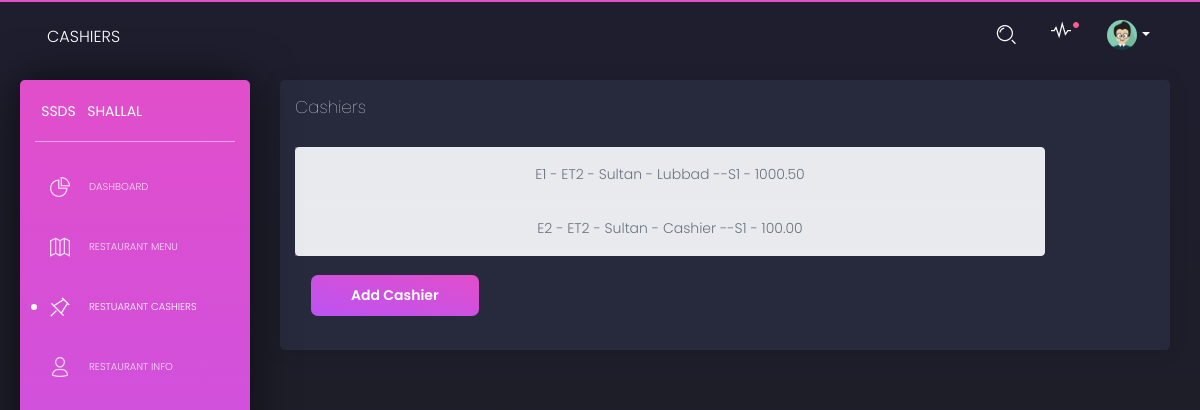
The page /Cashiers on the database as committed earlier.
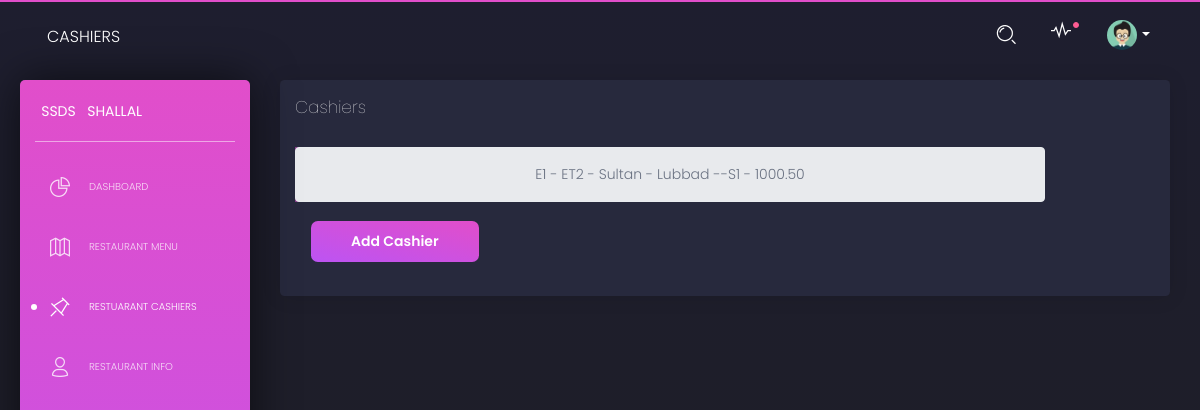
The same page on the database as committed later.
### database_setup.py (models this page shows)
class Employee(Base):
    __tablename__='employee'
    eid=Column(String(10),nullable=False, primary_key=True)
    etid=Column(String(10), ForeignKey("employeetype.etid"),nullable=False)
    fname = Column(String(80), nullable=False)
    lname = Column(String(80), nullable=False)
    stsid=Column(String(10), ForeignKey("status.stsid"),nullable=False)
    salary=Column(DECIMAL(5,2))

### ssds.py (the view)
@app.route('/Cashiers')
def showCashiers():
    cashiers=session.query(Employee).filter_by(etid='ET2')
    return render_template('cashiers.html',cashiers=cashiers)

### templates/cashiers.html (shortened to what this page needs)
<html lang="en" class="perfect-scrollbar-on"><head>
  <link href="https://use.fontawesome.com/releases/v5.0.6/css/all.css" rel="stylesheet">
  <link href="/static/assets/css/nucleo-icons.css" rel="stylesheet">
  <link href="/static/assets/css/black-dashboard.css" rel="stylesheet">
  <link href="/static/assets/demo/demo.css" rel="stylesheet">
</head>
<body class="" cz-shortcut-listen="true">
  <div class="wrapper">
    <div class="sidebar">
      <div class="sidebar-wrapper ps">
        <div class="logo">
          <a href="javascript:void(0)" class="simple-text logo-mini">
            SSDS
          </a>
          <a href="javascript:void(0)" class="simple-text logo-normal">
            Shallal
          </a>
        </div>
        <ul class="nav">
          <li >
            <a href="/dashboard">
              <i class="tim-icons icon-chart-pie-36"></i>
              <p>Dashboard</p>
            </a>
          </li>
          <li>
            <a href="{{url_for('showRestaurantMenu') }}">
              <i class="tim-icons icon-map-big
"></i>
              <p>Restaurant Menu</p>
            </a>
          </li>
          <li class="active ">
              <a href="/Cashiers">
                <i class="tim-icons icon-pin"></i>
                <p>Restuarant Cashiers</p>
              </a>
          </li>
          <li>
            <a href="./user.html">
              <i class="tim-icons icon-single-02"></i>
              <p>Restaurant Info</p>
            </a>
          </li>
        </ul>
      </div>
    </div>
    <div class="main-panel ps ps--active-y">
      <nav class="navbar navbar-expand-lg navbar-absolute navbar-transparent">
        <div class="container-fluid">
          <div class="navbar-wrapper">
            <a class="navbar-brand" href="javascript:void(0)">Cashiers</a>
          </div>
          <div class="collapse navbar-collapse" id="navigation">
            <ul class="navbar-nav ml-auto">
              <li class="search-bar input-group">
                <button class="btn btn-link" id="search-button" data-toggle="modal" data-target="#searchModal"><i class="tim-icons icon-zoom-split"></i>
                </button>
              </li>
              <li class="dropdown nav-item">
                <a href="javascript:void(0)" class="dropdown-toggle nav-link" data-toggle="dropdown">
                  <div class="notification d-none d-lg-block d-xl-block"></div>
                  <i class="tim-icons icon-sound-wave"></i>
                </a>
              </li>
              <li class="dropdown nav-item">
                <a href="#" class="dropdown-toggle nav-link" data-toggle="dropdown">
                  <div class="photo">
                    <img src="/static/assets/img/anime3.png" alt="Profile Photo">
                  </div>
                  <b class="caret d-none d-lg-block d-xl-block"></b>
                </a>
              </li>
            </ul>
          </div>
        </div>
      </nav>
      <div class="content">
          <div class="card ">
              <div class="card-header">
                <h4 class="card-title">Cashiers</h4>
              </div>
              <div class="card-body">
                <div class="column">
                  <div class="col-3">
                    <div class="list-group row">
                      {% for cashier in cashiers %}
                      <a class="list-group-item list-group-item-action list-group-item-light text-center" style="width:750px" href="{{url_for('editCashier',eid=cashier.eid)}}">
                          {{cashier.eid}} - {{cashier.etid}} - {{cashier.fname}} - {{cashier.lname}} --{{cashier.stsid}} - {{cashier.salary}}
                      </a>
                      {% endfor %}
                  </div>
                  </div>
              <div class="card-footer">
                  <a href="/Cashiers/addCashier">
                <button type="submit" class="btn btn-fill btn-primary">Add Cashier</button>
                </a>
              </div>
            </div>
          </div>
          </div>
</div></div></div></body></html>

Rows that differ between the two databases and show on the page:
removed Employee: eid "E2", etid "ET2", fname "Sultan", lname "Cashier", stsid "S1", salary "100.00"
